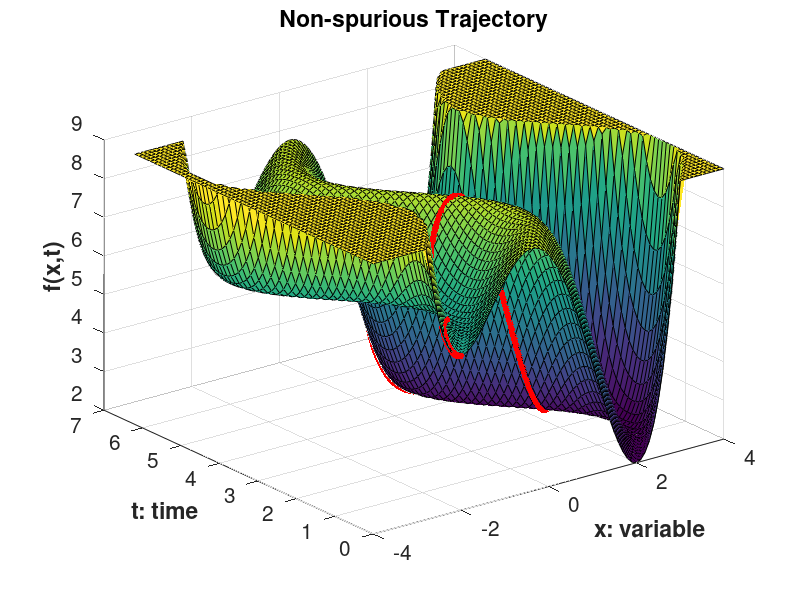

This figure's MATLAB source:
%% TAC paper code
% Code for numerical example in the paper 'On the Absence of Spurious Local 
% Trajectories in Time-varying Nonconvex Optimization'
% Author: Salar Fattahi, Cedric Josz, Yuhao Ding, Reza Mohammadi, Javad Lavaei, and Somayeh Sojoudi

P = 1;
T = P*2*pi;
a = .4; 
b = 10;
[X,Y] = meshgrid(-4:.1:4,0:.1*P:T);
x = X - b*sin(Y)+(b-1)*sin(Y);
Z = (1/4).*x.^4 + 1/8.*x.^3 + -2*x.^2  -3/2*x + 8;
Z = min(Z,9);

steps = 10000*P;
dt = T/steps;
x = zeros(steps+1,1);
y = zeros(steps+1,1);
z = zeros(steps+1,1);
x(1) = -2;
% x(1) = 2;
for k = 1:steps
    t = (k-1)*dt;
    x(k+1) = x(k) - dt/a * ( (x(k)-b*sin(t))^3 + 3/8*(x(k)-b*sin(t))^2 - 4*(x(k)-b*sin(t)) -3/2 );
    y(k) = t;
    z(k) = 1/4*(x(k)-b*sin(t))^4 + 1/8*(x(k)-b*sin(t))^3 - 2*(x(k)-b*sin(t))^2 -3/2*(x(k)-b*sin(t)) + 8;
end
k = steps+1; t = (k-1)*dt;
y(k) = t;
z(k) = 1/4*(x(k)-b*sin(t))^4 + 1/8*(x(k)-b*sin(t))^3 - 2*(x(k)-b*sin(t))^2 -3/2*(x(k)-b*sin(t)) + 8;
z = min(z,9);

for k=1:steps
    t = (k-1)*dt;    
    x(k) = x(k) - (b-1)*sin(t);
end

figure
surf(X,Y,Z)
title('Non-spurious Trajectory','FontWeight','bold')
xlabel('x: variable','FontWeight','bold')
ylabel('t: time','FontWeight','bold') 
zlabel('f(x,t)','FontWeight','bold') 
set(gca,'FontSize',15);
hold on
plot3(x,y,z,'.','MarkerSize',15,'Color','red')

% figure
% for k=1:steps
%     t = (k-1)*dt;    
%     x(k) = x(k) + (b-1)*sin(t);
% end
% for k = 1:size(z,1)
%     t = (k-1)*dt;
%     z(k,1) = z(k)+ (x(k)-(2+b*sin(t)))^2;% + 1/10*(x(k)-(2))^2;
% end
% plot(1:size(z,1),z,'Linewidth',3)
% xlabel('t: time','FontWeight','bold')
% ylabel('f(x,t)+||x-2-b sin(t)||^2','FontWeight','bold') 
